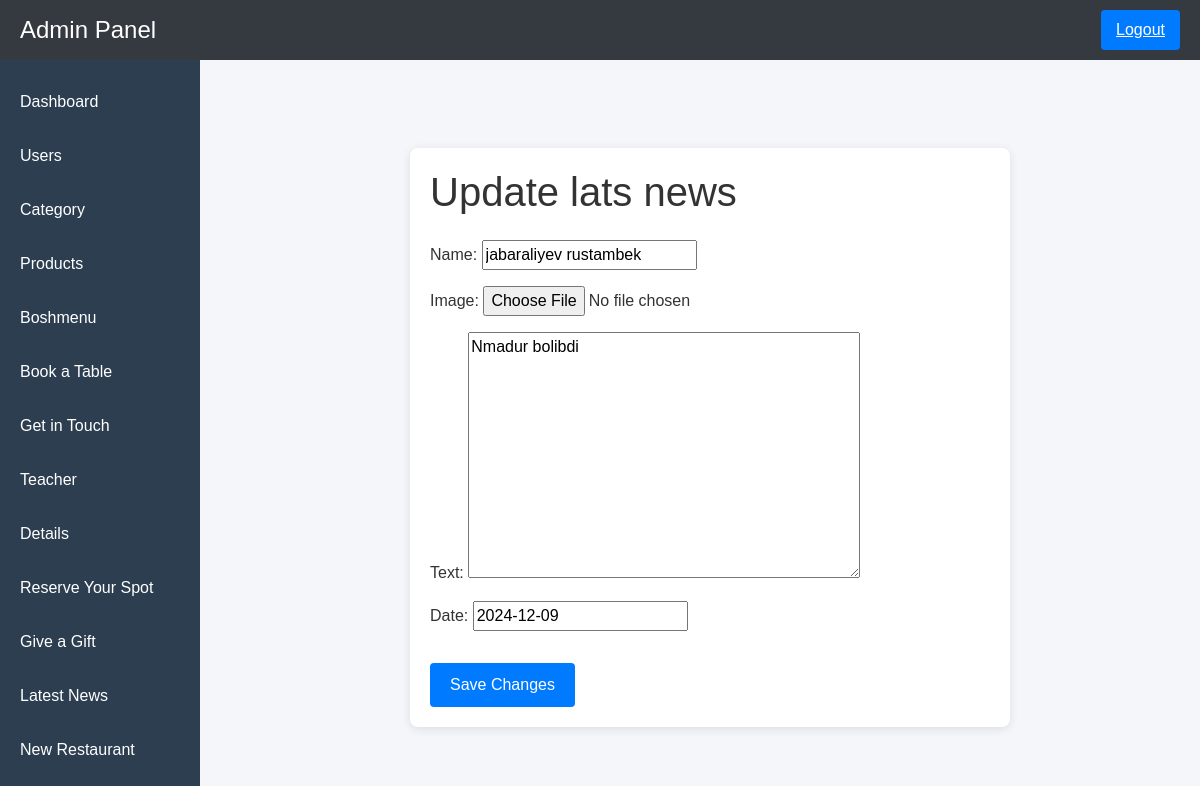
Screenshot of /latestnews/1/update/ with the database file from the repository.
### app/models.py (models this page shows, shortened)
class Latestnews(models.Model):
    name = models.CharField(max_length=100)
    image = models.ImageField(upload_to='images', blank=True, null=True)
    text = models.TextField()
    date = models.CharField(max_length=100)

### app/views.py (the view)
# urls.py: path('latestnews/<int:id>/update/', update_latestnews, name='update_latestnews'),
def update_latestnews(request, id):
    latestnews = get_object_or_404(Latestnews, id=id)
    if request.method == "POST":
        form = LatestnewsrForm(request.POST, instance=latestnews)
        if form.is_valid():
            form.save()
            return redirect('latestnews_view')
    else:
        form = LatestnewsrForm(instance=latestnews)
    return render(request, 'update_latestnews.html', {'form': form})

### app/forms.py
class LatestnewsrForm(forms.ModelForm):
    class Meta:
        model = Latestnews
        fields = ['name','image','text','date']

### templates/update_latestnews.html (shortened to what this page needs)
{% extends 'index.html' %}
{% block content %}
    <div class="container mt-5">
        <h1 class="mb-4">Update lats news</h1>
        <form method="POST">
            {{ form.as_p }}
            <button type="submit" class="btn btn-primary mt-3">Save Changes</button>
        </form>
    </div>
{% endblock %}

### templates/index.html (style rules this page uses)
body { margin: 0; font-family: 'Arial', sans-serif; background-color: #f4f6f9; color: #333; display: flex; min-height: 100vh; flex-direction: column; }

### templates/update_latestnews.html (style rules this page uses)
.container { max-width: 600px; margin-top: 50px; padding: 20px; background-color: #fff; border-radius: 8px; box-shadow: 0 2px 10px rgba(0, 0, 0, 0.1); }
.btn { padding: 10px 20px; font-size: 16px; border-radius: 4px; text-align: center; color: white; border: none; }
.btn-primary { background-color: #007bff; }

### rows the page displays
Latestnews: name "jabaraliyev rustambek", text "Nmadur bolibdi", date "2024-12-09"
